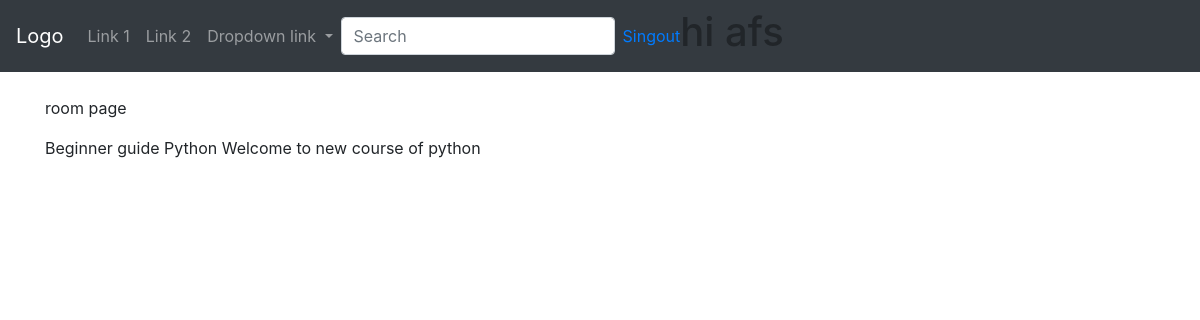
The app's page /room/6/ (signed in) with its own data.
### root/models.py (models this page shows, shortened)
class Room(models.Model):
    host= models.ForeignKey(User, on_delete=models.CASCADE,null=True)
    topic=models.ForeignKey(Topic, on_delete=models.SET_NULL,null=True)
    title=models.CharField(max_length=255)
    description= models.TextField(null=True, blank=True)
    updated= models.DateTimeField(auto_now=True)
    created= models.DateTimeField(auto_now_add=True)
    class Meta:
        ordering = ['-updated', '-created']

### root/views.py (the view)
# urls.py: path('room/<str:pk>/',views.room, name ='room'),
def room(request,pk):
    room=Room.objects.get(id=pk)
    context={'room' : room}
    return render(request, 'root/room.html',context)

### root/templates/root/room.html
{% extends 'base.html' %}
{% block content %}
 <div class='container'>
     <p>room page</p>
     {{room.title}}
     {{room.description}}
 </div>
{% endblock content%}

### templates/base.html (shortened to what this page needs)
<!DOCTYPE html>
<html lang="en">
<head>
  <link rel="stylesheet" href="https://maxcdn.bootstrapcdn.com/bootstrap/4.5.2/css/bootstrap.min.css">
</head>
<body>
<nav class="navbar navbar-expand-sm bg-dark navbar-dark">
  <a class="navbar-brand" href="#">Logo</a>
  <ul class="navbar-nav">
    <li class="nav-item">
      <a class="nav-link" href="#">Link 1</a>
    </li>
    <li class="nav-item">
      <a class="nav-link" href="#">Link 2</a>
    </li>
    <li class="nav-item dropdown">
      <a class="nav-link dropdown-toggle" href="#" id="navbardrop" data-toggle="dropdown">
        Dropdown link
      </a>
    </li>
    <form class="form-inline" action="{% url 'base' %}" method="GET">
      <input class="form-control mr-sm-2" type="text" name="q" placeholder="Search">
    </form>
  </ul>
   {% if request.user.is_authenticated %}
       <a href="{% url 'signout' %}">Singout </a>
      <h1> hi {{user.username}}</h1>
       {% else %}
       <a href="{% url 'signin' %}">Singin </a>
       {% endif %}
</nav>
<br>
{% block content %}
{% endblock content %}
</body>
</html>

### records on screen
Room: title "Beginner guide Python", description "Welcome to new course of python"

### other values on screen
{{ user.username }} "afs"
